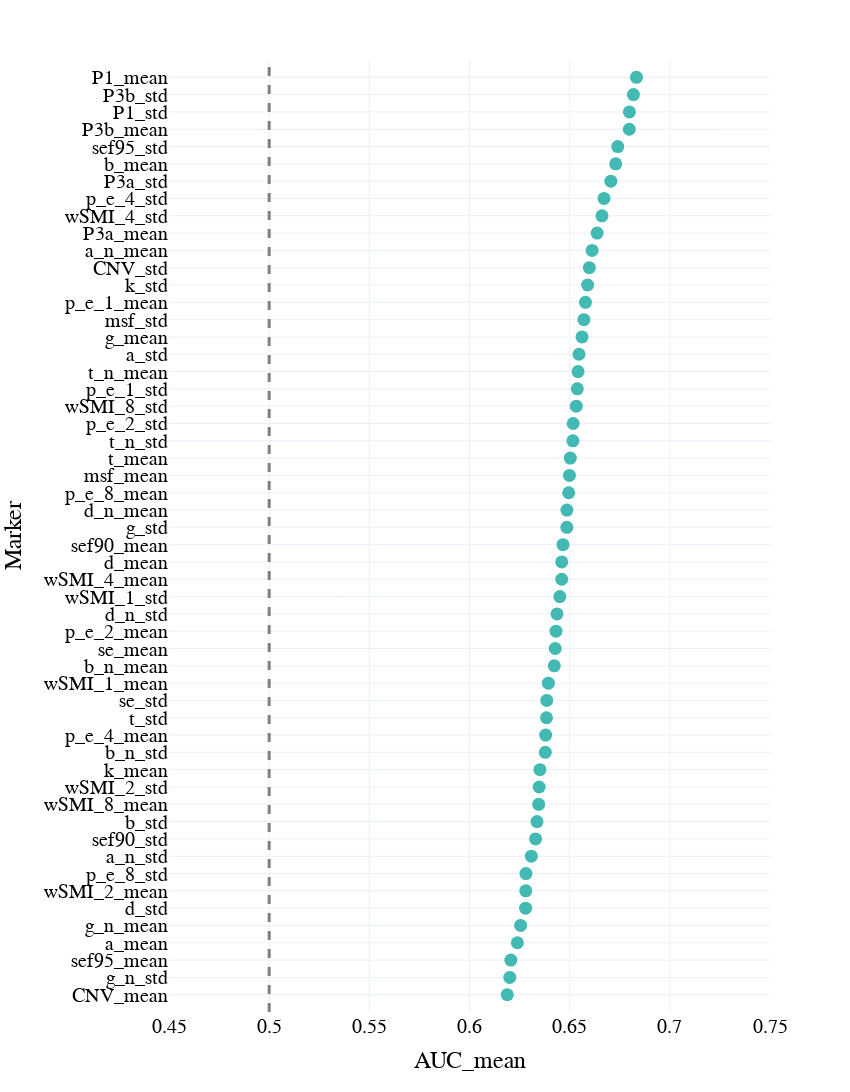

Source (notebook cell):
### Code cell
mw_merf = pd.read_csv(os.path.join(results_path, 'univariate_merf_mw.csv'))

# segment_mw_roc = segment_mw_roc.sort_values(by = 'AUC', ascending = False).head(10).append(segment_mw_roc.sort_values(by = 'AUC', ascending = False).tail(10))

fig = px.scatter(mw_merf.sort_values(by = 'AUC_mean'),x = 'AUC_mean', y = 'Marker', template = "plotly_white", 
                
#                  color = 'significant',
                 color_discrete_sequence = [lblue, green,orange, pink], 
                 
                 category_orders = {'significant': ['p > 0.05','p < 0.05 uncorrected', 'p < 0.05 FDR corrected']},
                 labels = {'AUC': 'sTUT>dTUT              sTUT<dTUT', }
                )
fig.add_vline(x=0.5, line_width=3, line_dash="dash", line_color="grey")
fig.update_traces(marker=dict(size = 13))

fig.update_layout(
    width=850,
    height=1300,
#     autosize = True, 
    template = 'plotly_white',
        font=dict(
        family="Times new roman",
        size=20,
        color="black"
    ),
    xaxis = dict(
            visible=True,
            range = [0.45,0.75], 
            tickfont = {"size": 20},
        ),
    yaxis = dict(
        tickfont = {"size": 20},
        autorange = False,    
        automargin = True,
        range = [-1,len(mw_glmm)],
        dtick = 1
        ),
    showlegend=True, 

)

fig.show()

fig.write_image(os.path.join(fig_path,'univariate_merf_mw.png'))
fig.write_image(os.path.join(fig_path,'univariate_merf_mw.pdf'))
fig.write_html(os.path.join(fig_path,'univariate_merf_mw.html'))

### Figure 1 — Plotly figure (JSON) as saved in the notebook; plotly's stock layout.template omitted (floating-point values rounded to 4 significant figures)
{"data": [{"hovertemplate": "AUC_mean=%{x}<br>Marker=%{y}<extra></extra>", "legendgroup": "", "marker": {"color": "#42B9B2", "size": 13, "symbol": "circle"}, "mode": "markers", "name": "", "orientation": "h", "showlegend": false, "type": "scatter", "x": [0.6189, 0.6201, 0.6207, 0.6239, 0.6255, 0.628, 0.6281, 0.6282, 0.6309, 0.633, 0.6337, 0.6345, 0.6348, 0.6351, 0.6378, 0.638, 0.6384, 0.6386, 0.6394, 0.6423, 0.6428, 0.6432, 0.6437, 0.6451, 0.646, 0.6461, 0.6467, 0.6486, 0.6486, 0.6495, 0.6499, 0.6503, 0.6516, 0.6518, 0.6533, 0.6538, 0.6542, 0.6547, 0.6562, 0.6571, 0.6579, 0.6589, 0.6598, 0.6612, 0.6637, 0.6661, 0.6671, 0.6706, 0.673, 0.674, 0.6798, 0.6798, 0.6818, 0.6834], "xaxis": "x", "y": ["CNV_mean", "g_n_std", "sef95_mean", "a_mean", "g_n_mean", "d_std", "wSMI_2_mean", "p_e_8_std", "a_n_std", "sef90_std", "b_std", "wSMI_8_mean", "wSMI_2_std", "k_mean", "b_n_std", "p_e_4_mean", "t_std", "se_std", "wSMI_1_mean", "b_n_mean", "se_mean", "p_e_2_mean", "d_n_std", "wSMI_1_std", "wSMI_4_mean", "d_mean", "sef90_mean", "g_std", "d_n_mean", "p_e_8_mean", "msf_mean", "t_mean", "t_n_std", "p_e_2_std", "wSMI_8_std", "p_e_1_std", "t_n_mean", "a_std", "g_mean", "msf_std", "p_e_1_mean", "k_std", "CNV_std", "a_n_mean", "P3a_mean", "wSMI_4_std", "p_e_4_std", "P3a_std", "b_mean", "sef95_std", "P3b_mean", "P1_std", "P3b_std", "P1_mean"], "yaxis": "y"}], "layout": {"font": {"color": "black", "family": "Times new roman", "size": 20}, "height": 1300, "legend": {"tracegroupgap": 0}, "margin": {"t": 60}, "shapes": [{"line": {"color": "grey", "dash": "dash", "width": 3}, "type": "line", "x0": 0.5, "x1": 0.5, "xref": "x", "y0": 0, "y1": 1, "yref": "y domain"}], "showlegend": true, "width": 850, "xaxis": {"anchor": "y", "domain": [0, 1], "range": [0.45, 0.75], "tickfont": {"size": 20}, "title": {"text": "AUC_mean"}, "visible": true}, "yaxis": {"anchor": "x", "automargin": true, "autorange": false, "domain": [0, 1], "dtick": 1, "range": [-1, 54], "tickfont": {"size": 20}, "title": {"text": "Marker"}}}}
